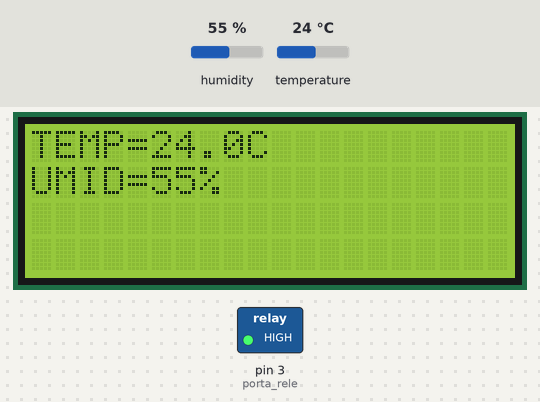
Bench run of a sketch on a simulated Arduino Nano, built with avr-gcc and run on an emulated ATmega328P. On the bench: 20×4 character LCD, switched loads named in the sketch (green lamp = pin HIGH). The inputs (shaded band) are chosen by the test bench; at power-on: humidity 55 %, temperature 24 °C. What the sketch prints to the serial monitor is not drawn.

Above: at 1.2 s.
1.3 s: humidity set to 58 %
7.3 s: humidity set to 61 %
At 11.0 s:
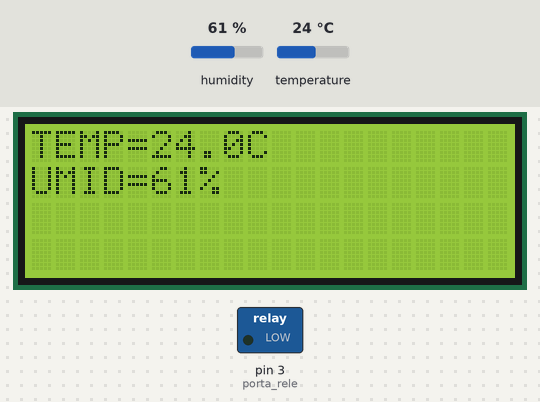
13.3 s: temperature set to 12 °C
At 16.5 s:
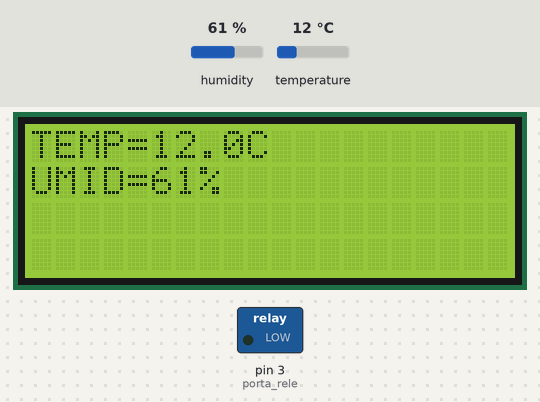
19.3 s: temperature set to 19 °C
Timing chart, 0 to 22.3 s (numbered marks = the images above; inputs shaded):
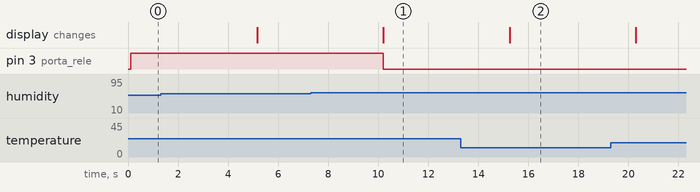

Measured:
- the behaviour switches between 59 and 60 % on humidity (found by bisection; images 0 and 1)
- after the input at 7.3 s, pin 3 (porta_rele): HIGH → LOW after 2.9 s; the display: changes after 2.9 s (image 1)
- after the input at 13.3 s, the display: changes after 1.9 s (image 2)

The sketch:

codigo_final.ino
```cpp
#include <DHT.h>
#include <LiquidCrystal_I2C.h>
LiquidCrystal_I2C lcd(0x27,20,4);  // set the LCD address to 0x27 for a 16 chars and 2 line display
#include <Wire.h>//Biblioteca do display LCD
#define TEMPO_ATUALIZACAO 5000

//Variávieis auxiliares
int porta_rele=3;                                                       //Porta digital que o relé está plugado
float temperatura;                                                        //Variável que armazena a temperatura em cada loop
float umidade;                                                            //Variável que armazena a umidade em cada loop

/**PARÂMENTROS DO SENSOR DE TEMPERATURA**/
DHT dht(A0, DHT11);
// SCL -> A5 arduíno NANO
// SDA -> A4 arduíno NANO

void setup() {
  pinMode(porta_rele, OUTPUT);
  digitalWrite(porta_rele,0);
  Serial.begin(9600);
  lcd.init();
  lcd.backlight();
  dht.begin();  //Inicialização do Sensor de Umidade e Temperatura
}


void loop() {
  temperatura = dht.readTemperature();     //Armazenando a temperatura do loop atual
  umidade = dht.readHumidity();           //Armazenando a umidade do loop atual

  //configuração do Display
  lcd.clear();   //Apaga o conteúdo exibido no display
  lcd.setCursor(0, 0);     //posiciona o cursor na coordenada especificada
  lcd.print("TEMP=");     //exibir no LCD
  lcd.print(temperatura,1);  //exibir no LCD (Valor da temperatura)
  lcd.print("C");
  lcd.setCursor(0, 1);          //posiciona o cursor na coordenada especificada
  lcd.print("UMID=");          //exibir no LCD
  lcd.print(umidade,0);       //exibir no LCD (Valor da umidade)
  lcd.print("%");

//Acionamento e desacionamento do relé
  if (umidade>=60) {
    digitalWrite(porta_rele, 0);   //Comando que liga a porta do relé
  }else{
    digitalWrite(porta_rele, 1);   //Comando que desliga a porta do relé
  }

//teste do DHT
  Serial.print("Temperatura: ");
  Serial.println(temperatura);
  Serial.print("Umidade: ");
  Serial.println(umidade);

  delay(TEMPO_ATUALIZACAO);                                              //Tempo de atualização do Loop

}
```
